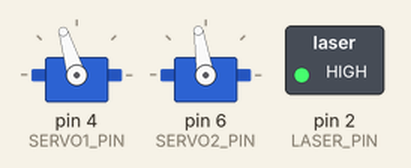
Bench run of a sketch on a simulated Arduino Uno, built with avr-gcc and run on an emulated ATmega328P. Shown: 2 × servo, switched loads named in the sketch (green lamp = pin HIGH). Random numbers use the default seed unless the sketch sets one.

Above: at 0.24 s.
At 7.9 s:
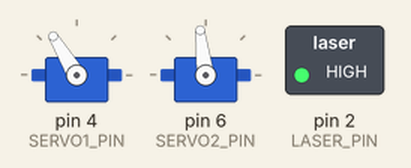
At 15.3 s:
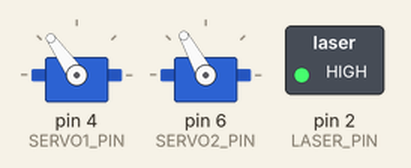
At 23.9 s:
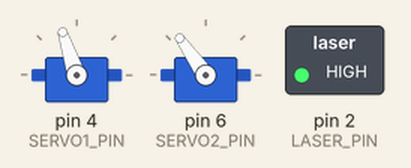
At 37.12 s:
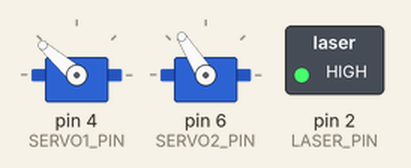
At 38.9 s:
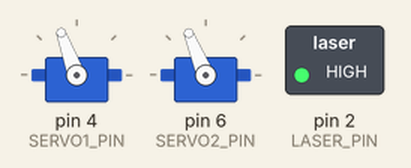
Timing chart, 0 to 40.0 s (numbered marks = the images above):
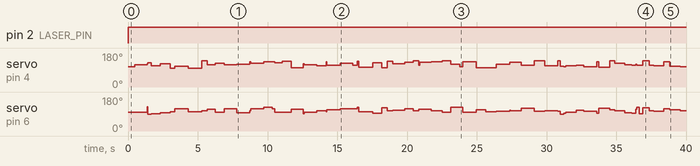

Measured:
- by itself, pin 2 (LASER_PIN): LOW → HIGH at 0.00 s

The sketch:

Rigel_world_is_mine.ino
```cpp
#include <Servo.h>


#define LASER_PIN 2
#define SERVO1_PIN 4
#define SERVO2_PIN 6

Servo servo1;
Servo servo2;

void setup() {
  Serial.begin(115200);
  pinMode(LASER_PIN, OUTPUT);
  servo1.attach(SERVO1_PIN);
  servo2.attach(SERVO2_PIN);
}

void loop() {
  digitalWrite(LASER_PIN, 1);


  servo1.write(120 + random(-20, 20));
  servo2.write(110 + random(-20, 20));
  delay(random(10, 1000));
}
```
